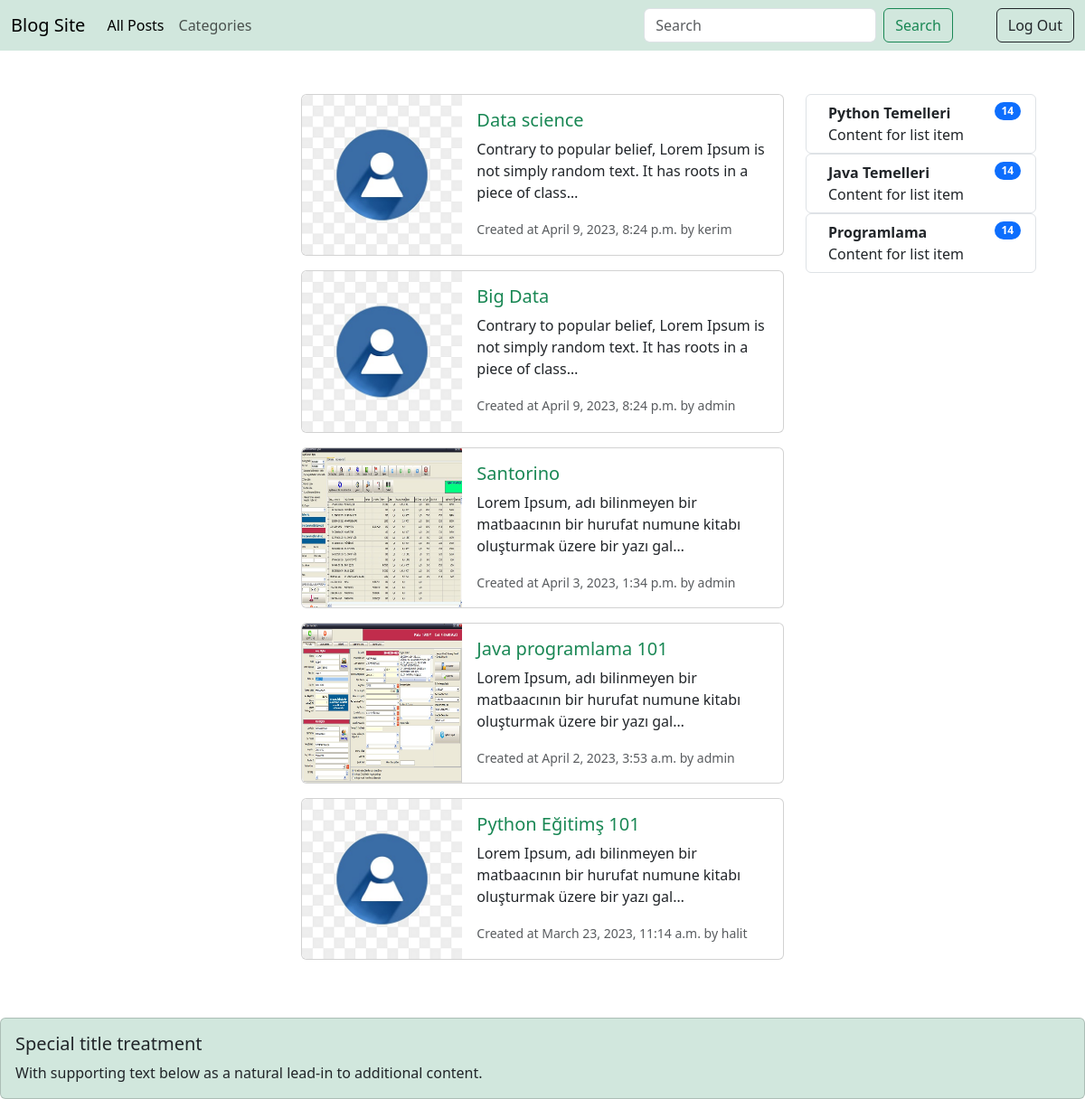
Screenshot of / (signed in) with the database file from the repository.
### post/models.py (models this page shows, shortened)
class Post(models.Model):
    title = models.CharField(max_length=150)
    image = models.ImageField(upload_to='post_image',blank=True,null=True)
    content = models.TextField()
    created_at = models.DateTimeField(auto_now_add=True)
    modified_at = models.DateTimeField(auto_now=True)
    slug = AutoSlugField(populate_from='title')
    author = models.ForeignKey('user.CustomUserModel',on_delete=models.CASCADE,related_name='posts')
    categories = models.ManyToManyField(Category,related_name='post')

### user/models.py (models this page shows, shortened)
class CustomUserModel(AbstractUser):
    image = models.ImageField(upload_to='image/',blank=True,null=True,default='pngtree-blue-default-avatar-png-image_2813123.jpg')#resim yüklemek istemeyebiliriz ondan
    class Meta:
        db_table='user'
        verbose_name='User'
    def __str__(self):
        return self.username

### category/models.py (models this page shows, shortened)
class Category(models.Model):
    name = models.CharField(max_length=50,blank=False,null=False)
    slug = AutoSlugField(populate_from='name',unique=True)
    class Meta:
        db_table = 'Category'
        verbose_name_plural = 'Categories'

### post/views.py (the view)
# urls.py: path('',post_list_view,name='list'),
def post_list_view(request):
    q = request.GET.get('q','')
    if q:
        queryset = (Q(categories__name__icontains=q))
        posts = Post.objects.filter(queryset).distinct().order_by('-created_at')
    else:
        posts = Post.objects.all().order_by('-created_at')
    categories = Category.objects.all()
    context = {
        'posts':posts,
        'categories':categories
    }
    return render(request,'pages/posts.html',context)

### templates/pages/posts.html
{% extends 'base/base.html' %}
{% block content %}
<div class="container mt-5">
    <div class="row">
      <div class="col-3">
      </div>
        <div class="col-6">
            {% for post in posts %}
            <div class="card mb-3 " style="max-width: 540px;">
                <div class="row g-0">
                  <div class="col-md-4">
                    <img src="{{post.image.url}}" class="img-fluid rounded-start img" alt="...">
                  </div>
                  <div class="col-md-8">
                    <div class="card-body">
                      <h5 class="card-title"><a class="link-success nav-link" href="{% url 'post-detail' post.slug %}">{{post.title}}</a></h5>
                      <p class="card-text">{{post.content|truncatechars:100}}</p>
                      <p class="card-text"> <small class="text-muted">Created at {{post.created_at}} by {{post.author}}</small> </p>
                    </div>
                  </div>
                </div>
              </div>
              {% endfor %}
        </div>
        <div class="col-3">
            {% for category in categories %}
            <ul class="list-group">
                <li class="list-group-item d-flex justify-content-between align-items-start">
                  <div class="ms-2 me-auto">
                    <div class="fw-bold">{{category.name}}</div>
                    Content for list item
                  </div>
                  <span class="badge bg-primary rounded-pill">14</span>
                </li>
              </ul>
              {% endfor %}
        </div>
    </div>
</div>
{% endblock content %}

### static/css/custom.css (style rules this page uses)
.img { width: 100%; height: 100%; }

### rows the page displays
Post: image (placeholder picture), title "Data science", content "Contrary to popular belief, Lorem Ipsum is not simply random text. It has roots in a piece of class…", created_at "April 9, 2023, 8:24 p.m.", author "kerim"
Post: image (placeholder picture), title "Big Data", content "Contrary to popular belief, Lorem Ipsum is not simply random text. It has roots in a piece of class…", created_at "April 9, 2023, 8:24 p.m.", author "admin"
Post: image (picture), title "Santorino", content "Lorem Ipsum, adı bilinmeyen bir matbaacının bir hurufat numune kitabı oluşturmak üzere bir yazı gal…", created_at "April 3, 2023, 1:34 p.m.", author "admin"
Post: image (picture), title "Java programlama 101", content "Lorem Ipsum, adı bilinmeyen bir matbaacının bir hurufat numune kitabı oluşturmak üzere bir yazı gal…", created_at "April 2, 2023, 3:53 a.m.", author "admin"
Post: image (placeholder picture), title "Python Eğitimş 101", content "Lorem Ipsum, adı bilinmeyen bir matbaacının bir hurufat numune kitabı oluşturmak üzere bir yazı gal…", created_at "March 23, 2023, 11:14 a.m.", author "halit"
Category: name "Python Temelleri"
Category: name "Java Temelleri"
Category: name "Programlama"
